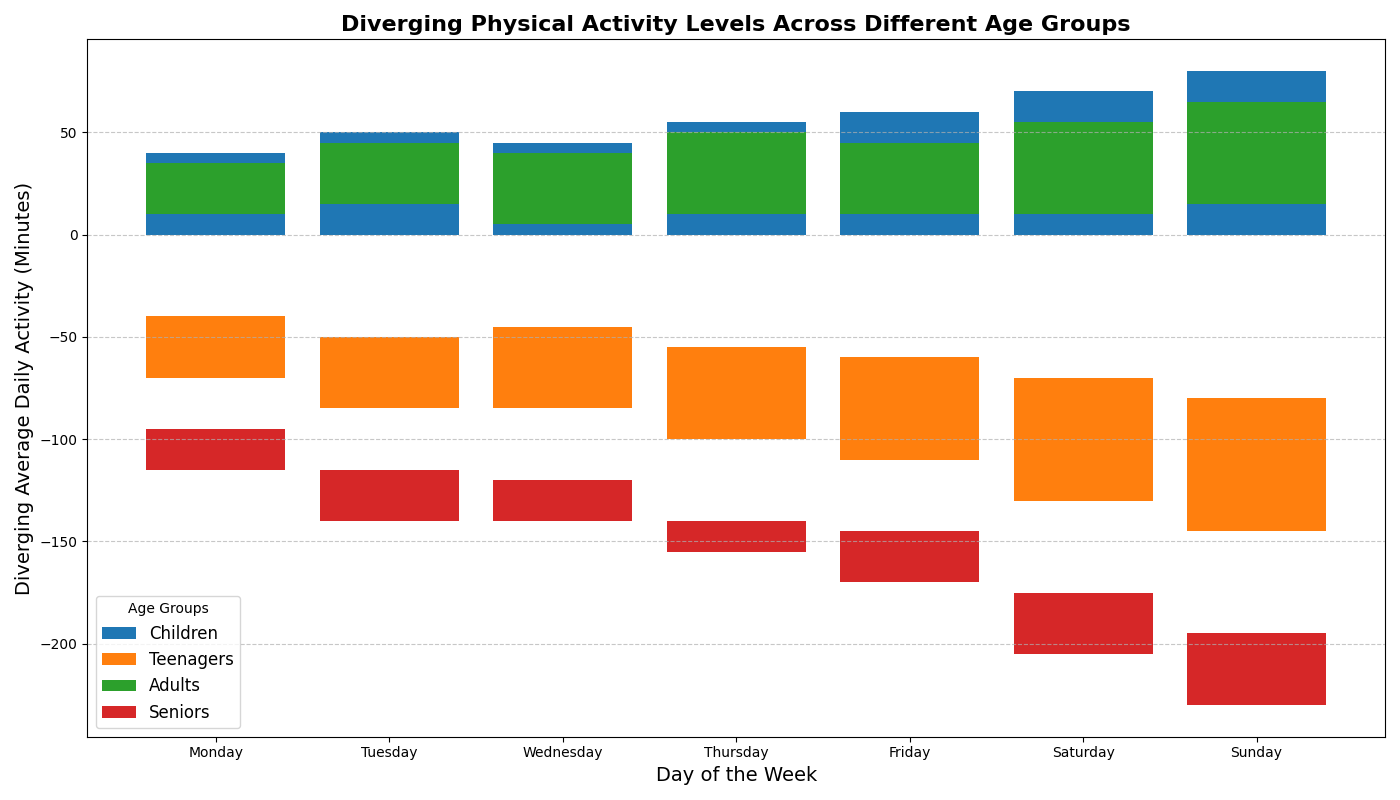

Recreate this plot in Python.
import matplotlib.pyplot as plt
import numpy as np

# Data for average daily physical activity levels (in minutes)
age_groups = ["Children", "Teenagers", "Adults", "Seniors"]
days_of_week = ["Monday", "Tuesday", "Wednesday", "Thursday", "Friday", "Saturday", "Sunday"]
activity_data = np.array([
    [40, 50, 45, 55, 60, 70, 80],  # Children
    [30, 35, 40, 45, 50, 60, 65],  # Teenagers
    [25, 30, 35, 40, 35, 45, 50],  # Adults
    [20, 25, 20, 15, 25, 30, 35]   # Seniors
])

# Calculate the baseline position
stacking_order = [activity_data[0], -activity_data[1], activity_data[2], -activity_data[3]]

# Create subplots
fig, ax = plt.subplots(figsize=(14, 8))

# Plotting each age group's activity data towards the center baseline
for i, data in enumerate(stacking_order):
    if i % 2 == 0:
        ax.bar(days_of_week, data, label=age_groups[i], bottom=np.sum(stacking_order[:i], axis=0))
    else:
        ax.bar(days_of_week, data, label=age_groups[i], bottom=-np.sum(np.abs(stacking_order[:i]), axis=0))

# Add labels and title
ax.set_xlabel('Day of the Week', fontsize=14)
ax.set_ylabel('Diverging Average Daily Activity (Minutes)', fontsize=14)
ax.set_title('Diverging Physical Activity Levels Across Different Age Groups', fontsize=16, fontweight='bold')
ax.legend(title='Age Groups', fontsize=12)
ax.grid(axis='y', linestyle='--', alpha=0.7)

# Adjust layout
plt.tight_layout()

# Save and show the plot
plt.savefig("diverging_weekly_activity_levels.png")
plt.show()
